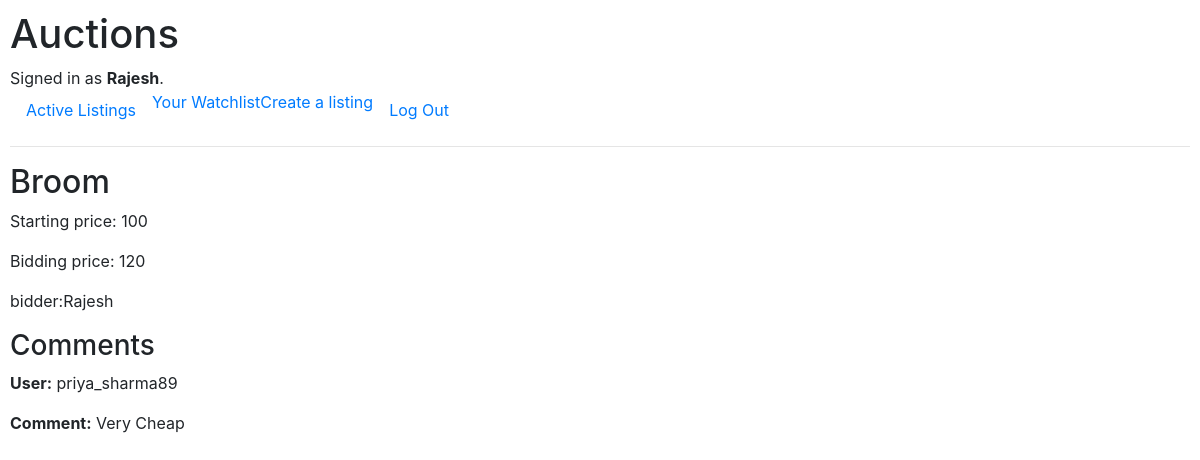
Screenshot of /1 (signed in) with the database file from the repository.
### auctions/models.py (models this page shows, shortened)
class User(AbstractUser):
    user_name = models.BigAutoField(primary_key=True)
    def __str__(self):
        return f"{self.username}"

class Listing(models.Model):
    listing_id = models.BigAutoField(primary_key=True)
    auction_item = models.CharField(max_length=64)
    price = models.IntegerField()
    category = models.CharField(max_length=64, default="General")
    active_status = models.BooleanField(default=True)
    photo_url  = models.ImageField(upload_to="Product_Images", default="abcd.jpg")

class Comment(models.Model):
    id = models.BigAutoField(primary_key=True)
    username = models.ForeignKey(User, on_delete=models.CASCADE, related_name="commentator")
    product_id = models.ForeignKey(Listing, on_delete=models.CASCADE, related_name="auction_id")
    comment = models.TextField(max_length=200)

### auctions/views.py (the view)
# urls.py: path("<str:auction_id>", views.auction, name="auction"),
def auction(request, auction_id):
    listing = get_object_or_404(Listing, listing_id=auction_id)
    latest_bid = Bid.objects.filter(product_id=listing).order_by('-bid_price').first()
    comments = Comment.objects.filter(product_id=listing)
    return render(request, "auctions/auction.html", {
        "auction_item": listing.auction_item,
        "price": listing.price,
        "category": listing.category,
        "bidding_price": latest_bid.bid_price if latest_bid else "No bids yet",
        "bidder": latest_bid.username if latest_bid else "No bidders",
        "comment": comments
    })

### auctions/templates/auctions/auction.html
{% extends "auctions/layout.html" %} {% block body %}
<h2>{{auction_item}}</h2>
<p>Starting price: {{price}}</p>
<p>Bidding price: {{bidding_price}}</p>
<p>bidder:{{bidder}}</p>
<h3>Comments</h3>
{% for comment in comment %}
<div>
  <p><strong>User:</strong> {{ comment.username.username }}</p>
  <p><strong>Comment:</strong> {{ comment.comment }}</p>
</div>
{% endfor %} {% endblock %}

### auctions/templates/auctions/layout.html (shortened to what this page needs)
{% load static %}
<!DOCTYPE html>
<html lang="en">
  <head>
    <link
      rel="stylesheet"
      href="https://stackpath.bootstrapcdn.com/bootstrap/4.4.1/css/bootstrap.min.css"
    />
    <link href="{% static 'auctions/styles.css' %}" rel="stylesheet" />
  </head>
  <body>
    <h1>Auctions</h1>
    <div>
      {% if user.is_authenticated %} Signed in as
      <strong>{{ user.username }}</strong>. {% else %} Not signed in. {% endif
      %}
    <ul class="nav">
      <li class="nav-item">
        <a class="nav-link" href="{% url 'index' %}">Active Listings</a>
      </li>
      {% if user.is_authenticated %}
      <li>
        <a href="{% url 'see_watchlist' user.username %}">Your Watchlist</a>
      </li>
      <li>
        <a href="{% url 'create_auction' user.username %}">Create a listing</a>
      </li>
      <li class="nav-item">
        <a class="nav-link" href="{% url 'logout' %}">Log Out</a>
      </li>
      {% endif %}
    </ul>
    <hr />
    {% block body %}{% endblock %}
  </body>
</html>

### auctions/static/auctions/styles.css (style rules this page uses)
body { padding: 10px; }

### rows the page displays
User: username "Rajesh"
Listing: auction_item "Broom"
Comment: username.username "priya_sharma89", comment "Very Cheap"

### other values shown
{{ price }} "100"
{{ bidding_price }} "120"
